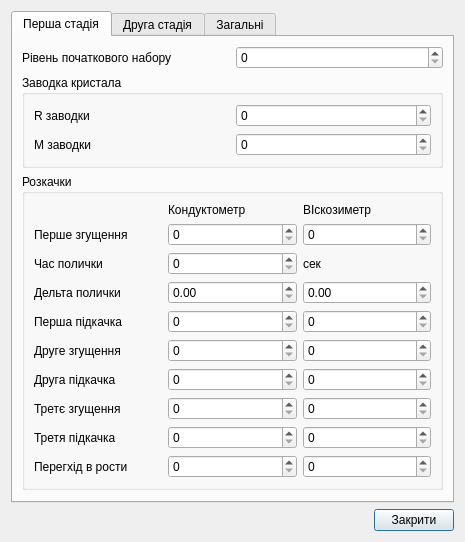
<?xml version="1.0" encoding="UTF-8"?>
<ui version="4.0">
 <class>DlgApSetup</class>
 <widget class="QDialog" name="DlgApSetup">
  <property name="geometry">
   <rect>
    <x>0</x>
    <y>0</y>
    <width>448</width>
    <height>510</height>
   </rect>
  </property>
  <property name="windowTitle">
   <string>Dialog</string>
  </property>
  <layout class="QGridLayout" name="gridLayout">
   <item row="0" column="0" colspan="2">
    <widget class="QTabWidget" name="tabWidget">
     <property name="currentIndex">
      <number>0</number>
     </property>
     <widget class="QWidget" name="tab">
      <attribute name="title">
       <string>Перша стадія</string>
      </attribute>
      <layout class="QGridLayout" name="gridLayout_2">
       <item row="0" column="0">
        <widget class="QLabel" name="label">
         <property name="text">
          <string>Рівень початкового набору</string>
         </property>
        </widget>
       </item>
       <item row="0" column="1">
        <widget class="QSpinBox" name="sb_H1">
         <property name="maximum">
          <number>100</number>
         </property>
        </widget>
       </item>
       <item row="4" column="0" colspan="2">
        <spacer name="verticalSpacer">
         <property name="orientation">
          <enum>Qt::Vertical</enum>
         </property>
         <property name="sizeHint" stdset="0">
          <size>
           <width>421</width>
           <height>1</height>
          </size>
         </property>
        </spacer>
       </item>
       <item row="1" column="0" colspan="2">
        <widget class="QGroupBox" name="groupBox">
         <property name="title">
          <string>Заводка кристала</string>
         </property>
         <layout class="QGridLayout" name="gridLayout_3">
          <item row="0" column="0">
           <widget class="QLabel" name="label_2">
            <property name="text">
             <string>R заводки</string>
            </property>
           </widget>
          </item>
          <item row="0" column="1">
           <widget class="QSpinBox" name="sb_Rzv"/>
          </item>
          <item row="1" column="0">
           <widget class="QLabel" name="label_3">
            <property name="text">
             <string>M заводки</string>
            </property>
           </widget>
          </item>
          <item row="1" column="1">
           <widget class="QSpinBox" name="sb_Mzv"/>
          </item>
         </layout>
        </widget>
       </item>
       <item row="2" column="0" colspan="2">
        <widget class="QGroupBox" name="groupBox_2">
         <property name="title">
          <string>Розкачки</string>
         </property>
         <layout class="QGridLayout" name="gridLayout_4">
          <item row="0" column="2">
           <widget class="QLabel" name="label_6">
            <property name="text">
             <string>ВІскозиметр</string>
            </property>
           </widget>
          </item>
          <item row="0" column="1">
           <widget class="QLabel" name="label_5">
            <property name="text">
             <string>Кондуктометр</string>
            </property>
           </widget>
          </item>
          <item row="1" column="0">
           <widget class="QLabel" name="label_4">
            <property name="text">
             <string>Перше згущення</string>
            </property>
           </widget>
          </item>
          <item row="1" column="1">
           <widget class="QSpinBox" name="sb_Rz1">
            <property name="maximum">
             <number>100</number>
            </property>
           </widget>
          </item>
          <item row="1" column="2">
           <widget class="QSpinBox" name="sb_Mz1">
            <property name="maximum">
             <number>100</number>
            </property>
           </widget>
          </item>
          <item row="2" column="0">
           <widget class="QLabel" name="label_7">
            <property name="text">
             <string>Час полички</string>
            </property>
           </widget>
          </item>
          <item row="2" column="1">
           <widget class="QSpinBox" name="sb_tpol">
            <property name="maximum">
             <number>100</number>
            </property>
           </widget>
          </item>
          <item row="2" column="2">
           <widget class="QLabel" name="label_8">
            <property name="text">
             <string>сек</string>
            </property>
           </widget>
          </item>
          <item row="4" column="0">
           <widget class="QLabel" name="label_9">
            <property name="text">
             <string>Перша підкачка</string>
            </property>
           </widget>
          </item>
          <item row="4" column="1">
           <widget class="QSpinBox" name="sb_Rp1">
            <property name="maximum">
             <number>100</number>
            </property>
           </widget>
          </item>
          <item row="4" column="2">
           <widget class="QSpinBox" name="sb_Mp1">
            <property name="maximum">
             <number>100</number>
            </property>
           </widget>
          </item>
          <item row="5" column="0">
           <widget class="QLabel" name="label_10">
            <property name="text">
             <string>Друге згущення</string>
            </property>
           </widget>
          </item>
          <item row="5" column="1">
           <widget class="QSpinBox" name="sb_Rz2">
            <property name="maximum">
             <number>100</number>
            </property>
           </widget>
          </item>
          <item row="5" column="2">
           <widget class="QSpinBox" name="sb_Mz2">
            <property name="maximum">
             <number>100</number>
            </property>
           </widget>
          </item>
          <item row="6" column="0">
           <widget class="QLabel" name="label_11">
            <property name="text">
             <string>Друга підкачка</string>
            </property>
           </widget>
          </item>
          <item row="6" column="1">
           <widget class="QSpinBox" name="sb_Rp2">
            <property name="maximum">
             <number>100</number>
            </property>
           </widget>
          </item>
          <item row="6" column="2">
           <widget class="QSpinBox" name="sb_Mp2">
            <property name="maximum">
             <number>100</number>
            </property>
           </widget>
          </item>
          <item row="7" column="0">
           <widget class="QLabel" name="label_12">
            <property name="text">
             <string>Третє згущення</string>
            </property>
           </widget>
          </item>
          <item row="7" column="1">
           <widget class="QSpinBox" name="sb_Rz3">
            <property name="maximum">
             <number>100</number>
            </property>
           </widget>
          </item>
          <item row="7" column="2">
           <widget class="QSpinBox" name="sb_Mz3">
            <property name="maximum">
             <number>100</number>
            </property>
           </widget>
          </item>
          <item row="8" column="0">
           <widget class="QLabel" name="label_13">
            <property name="text">
             <string>Третя підкачка</string>
            </property>
           </widget>
          </item>
          <item row="8" column="1">
           <widget class="QSpinBox" name="sb_Rp3">
            <property name="maximum">
             <number>100</number>
            </property>
           </widget>
          </item>
          <item row="8" column="2">
           <widget class="QSpinBox" name="sb_Mp3">
            <property name="maximum">
             <number>100</number>
            </property>
           </widget>
          </item>
          <item row="9" column="0">
           <widget class="QLabel" name="label_14">
            <property name="text">
             <string>Перегхід в рости</string>
            </property>
           </widget>
          </item>
          <item row="9" column="1">
           <widget class="QSpinBox" name="sb_Rr10">
            <property name="maximum">
             <number>100</number>
            </property>
           </widget>
          </item>
          <item row="9" column="2">
           <widget class="QSpinBox" name="sb_Mr10">
            <property name="maximum">
             <number>100</number>
            </property>
           </widget>
          </item>
          <item row="3" column="0">
           <widget class="QLabel" name="label_15">
            <property name="text">
             <string>Дельта полички</string>
            </property>
           </widget>
          </item>
          <item row="3" column="1">
           <widget class="QDoubleSpinBox" name="sb_dRPol">
            <property name="maximum">
             <double>100.000000000000000</double>
            </property>
           </widget>
          </item>
          <item row="3" column="2">
           <widget class="QDoubleSpinBox" name="sb_dMPol">
            <property name="maximum">
             <double>100.000000000000000</double>
            </property>
           </widget>
          </item>
         </layout>
        </widget>
       </item>
      </layout>
     </widget>
     <widget class="QWidget" name="tab_2">
      <attribute name="title">
       <string>Друга стадія</string>
      </attribute>
      <layout class="QVBoxLayout" name="verticalLayout">
       <item>
        <widget class="QGroupBox" name="groupBox_3">
         <property name="title">
          <string>Точки закінчення ростів</string>
         </property>
         <layout class="QGridLayout" name="gridLayout_5">
          <item row="0" column="0">
           <widget class="QLabel" name="label_16">
            <property name="text">
             <string>Параметр</string>
            </property>
           </widget>
          </item>
          <item row="0" column="1">
           <widget class="QLabel" name="label_17">
            <property name="text">
             <string>Рівень</string>
            </property>
           </widget>
          </item>
          <item row="0" column="3" colspan="2">
           <widget class="QLabel" name="label_18">
            <property name="text">
             <string>Кондуктометр</string>
            </property>
           </widget>
          </item>
          <item row="0" column="6" colspan="2">
           <widget class="QLabel" name="label_19">
            <property name="text">
             <string>Віскозиметр</string>
            </property>
           </widget>
          </item>
          <item row="1" column="0">
           <widget class="QLabel" name="label_20">
            <property name="text">
             <string>Ріст 1</string>
            </property>
           </widget>
          </item>
          <item row="2" column="0">
           <widget class="QLabel" name="label_21">
            <property name="text">
             <string>Ріст 2</string>
            </property>
           </widget>
          </item>
          <item row="3" column="0">
           <widget class="QLabel" name="label_22">
            <property name="text">
             <string>Ріст 3</string>
            </property>
           </widget>
          </item>
          <item row="4" column="0">
           <widget class="QLabel" name="label_23">
            <property name="text">
             <string>Ріст 4</string>
            </property>
           </widget>
          </item>
          <item row="5" column="0">
           <widget class="QLabel" name="label_24">
            <property name="text">
             <string>Уварювання</string>
            </property>
           </widget>
          </item>
          <item row="1" column="1">
           <widget class="QSpinBox" name="sb_Hr1">
            <property name="maximum">
             <number>100</number>
            </property>
           </widget>
          </item>
          <item row="2" column="1">
           <widget class="QSpinBox" name="sb_Hr2">
            <property name="maximum">
             <number>100</number>
            </property>
           </widget>
          </item>
          <item row="3" column="1">
           <widget class="QSpinBox" name="sb_Hr3">
            <property name="maximum">
             <number>100</number>
            </property>
           </widget>
          </item>
          <item row="4" column="1">
           <widget class="QSpinBox" name="sb_Hr4">
            <property name="maximum">
             <number>100</number>
            </property>
           </widget>
          </item>
          <item row="1" column="3">
           <widget class="QSpinBox" name="sb_Rr1">
            <property name="maximum">
             <number>100</number>
            </property>
           </widget>
          </item>
          <item row="1" column="6">
           <widget class="QSpinBox" name="sb_Mr1">
            <property name="maximum">
             <number>100</number>
            </property>
           </widget>
          </item>
          <item row="1" column="4">
           <widget class="QDoubleSpinBox" name="sb_dRr1">
            <property name="decimals">
             <number>1</number>
            </property>
            <property name="maximum">
             <double>20.000000000000000</double>
            </property>
           </widget>
          </item>
          <item row="1" column="7">
           <widget class="QDoubleSpinBox" name="sb_dMr1">
            <property name="decimals">
             <number>1</number>
            </property>
            <property name="maximum">
             <double>20.000000000000000</double>
            </property>
           </widget>
          </item>
          <item row="2" column="3">
           <widget class="QSpinBox" name="sb_Rr2">
            <property name="maximum">
             <number>100</number>
            </property>
           </widget>
          </item>
          <item row="3" column="3">
           <widget class="QSpinBox" name="sb_Rr3">
            <property name="maximum">
             <number>100</number>
            </property>
           </widget>
          </item>
          <item row="4" column="3">
           <widget class="QSpinBox" name="sb_Rr4">
            <property name="maximum">
             <number>100</number>
            </property>
           </widget>
          </item>
          <item row="2" column="4">
           <widget class="QDoubleSpinBox" name="sb_dRr2">
            <property name="decimals">
             <number>1</number>
            </property>
            <property name="maximum">
             <double>20.000000000000000</double>
            </property>
           </widget>
          </item>
          <item row="3" column="4">
           <widget class="QDoubleSpinBox" name="sb_dRr3">
            <property name="decimals">
             <number>1</number>
            </property>
            <property name="maximum">
             <double>20.000000000000000</double>
            </property>
           </widget>
          </item>
          <item row="4" column="4">
           <widget class="QDoubleSpinBox" name="sb_dRr4">
            <property name="decimals">
             <number>1</number>
            </property>
            <property name="maximum">
             <double>20.000000000000000</double>
            </property>
           </widget>
          </item>
          <item row="2" column="6">
           <widget class="QSpinBox" name="sb_Mr2">
            <property name="maximum">
             <number>100</number>
            </property>
           </widget>
          </item>
          <item row="3" column="6">
           <widget class="QSpinBox" name="sb_Mr3">
            <property name="maximum">
             <number>100</number>
            </property>
           </widget>
          </item>
          <item row="4" column="6">
           <widget class="QSpinBox" name="sb_Mr4">
            <property name="maximum">
             <number>100</number>
            </property>
           </widget>
          </item>
          <item row="2" column="7">
           <widget class="QDoubleSpinBox" name="sb_dMr2">
            <property name="decimals">
             <number>1</number>
            </property>
            <property name="maximum">
             <double>20.000000000000000</double>
            </property>
           </widget>
          </item>
          <item row="3" column="7">
           <widget class="QDoubleSpinBox" name="sb_dMr3">
            <property name="decimals">
             <number>1</number>
            </property>
            <property name="maximum">
             <double>20.000000000000000</double>
            </property>
           </widget>
          </item>
          <item row="4" column="7">
           <widget class="QDoubleSpinBox" name="sb_dMr4">
            <property name="decimals">
             <number>1</number>
            </property>
            <property name="maximum">
             <double>20.000000000000000</double>
            </property>
           </widget>
          </item>
          <item row="5" column="3">
           <widget class="QSpinBox" name="sb_Ru">
            <property name="maximum">
             <number>100</number>
            </property>
           </widget>
          </item>
          <item row="5" column="6">
           <widget class="QSpinBox" name="sb_Mu">
            <property name="maximum">
             <number>100</number>
            </property>
           </widget>
          </item>
          <item row="0" column="2" rowspan="6">
           <widget class="Line" name="line">
            <property name="orientation">
             <enum>Qt::Vertical</enum>
            </property>
           </widget>
          </item>
          <item row="0" column="5" rowspan="6">
           <widget class="Line" name="line_2">
            <property name="orientation">
             <enum>Qt::Vertical</enum>
            </property>
           </widget>
          </item>
         </layout>
        </widget>
       </item>
       <item>
        <widget class="QGroupBox" name="groupBox_4">
         <property name="title">
          <string>Регулятор управління ростами</string>
         </property>
         <layout class="QGridLayout" name="gridLayout_6">
          <item row="0" column="0">
           <widget class="QLabel" name="label_25">
            <property name="text">
             <string>Кпр</string>
            </property>
           </widget>
          </item>
          <item row="1" column="0">
           <widget class="QLabel" name="label_26">
            <property name="text">
             <string>Ті</string>
            </property>
           </widget>
          </item>
          <item row="2" column="0">
           <widget class="QLabel" name="label_27">
            <property name="text">
             <string>Тд</string>
            </property>
           </widget>
          </item>
          <item row="0" column="1">
           <widget class="QDoubleSpinBox" name="sb_Kpr"/>
          </item>
          <item row="1" column="1">
           <widget class="QDoubleSpinBox" name="sb_Ti"/>
          </item>
          <item row="2" column="1">
           <widget class="QDoubleSpinBox" name="sb_Td"/>
          </item>
          <item row="3" column="1">
           <widget class="QComboBox" name="bx_mode">
            <item>
             <property name="text">
              <string>ПІД-регулятор</string>
             </property>
            </item>
            <item>
             <property name="text">
              <string>Гістерезис</string>
             </property>
            </item>
           </widget>
          </item>
          <item row="3" column="0">
           <widget class="QLabel" name="label_28">
            <property name="text">
             <string>Алгоритм управління</string>
            </property>
           </widget>
          </item>
         </layout>
        </widget>
       </item>
       <item>
        <spacer name="verticalSpacer_2">
         <property name="orientation">
          <enum>Qt::Vertical</enum>
         </property>
         <property name="sizeHint" stdset="0">
          <size>
           <width>20</width>
           <height>85</height>
          </size>
         </property>
        </spacer>
       </item>
      </layout>
     </widget>
     <widget class="QWidget" name="tab_3">
      <attribute name="title">
       <string>Загальні</string>
      </attribute>
      <layout class="QVBoxLayout" name="verticalLayout_3">
       <item>
        <widget class="QGroupBox" name="groupBox_5">
         <property name="title">
          <string>Вибір параметру управління</string>
         </property>
         <layout class="QVBoxLayout" name="verticalLayout_2">
          <item>
           <widget class="QRadioButton" name="rb_rej_0">
            <property name="text">
             <string>Автоматично</string>
            </property>
           </widget>
          </item>
          <item>
           <widget class="QRadioButton" name="rb_rej_1">
            <property name="text">
             <string>Кондуктометр</string>
            </property>
           </widget>
          </item>
          <item>
           <widget class="QRadioButton" name="rb_rej_2">
            <property name="text">
             <string>Віскозиметр</string>
            </property>
           </widget>
          </item>
         </layout>
        </widget>
       </item>
       <item>
        <widget class="QGroupBox" name="groupBox_6">
         <property name="title">
          <string>Аварійня сигналізація</string>
         </property>
         <layout class="QGridLayout" name="gridLayout_7">
          <item row="0" column="0">
           <widget class="QLabel" name="label_29">
            <property name="text">
             <string>Мін. розрідження</string>
            </property>
           </widget>
          </item>
          <item row="1" column="0">
           <widget class="QLabel" name="label_30">
            <property name="text">
             <string>Мін. кондуктометр</string>
            </property>
           </widget>
          </item>
          <item row="2" column="0">
           <widget class="QLabel" name="label_31">
            <property name="text">
             <string>Мін. віскозиметр</string>
            </property>
           </widget>
          </item>
          <item row="0" column="1">
           <widget class="QSpinBox" name="sb_Pmin"/>
          </item>
          <item row="1" column="1">
           <widget class="QSpinBox" name="sb_Rmin"/>
          </item>
          <item row="2" column="1">
           <widget class="QSpinBox" name="sb_Mmin"/>
          </item>
         </layout>
        </widget>
       </item>
       <item>
        <spacer name="verticalSpacer_3">
         <property name="orientation">
          <enum>Qt::Vertical</enum>
         </property>
         <property name="sizeHint" stdset="0">
          <size>
           <width>20</width>
           <height>196</height>
          </size>
         </property>
        </spacer>
       </item>
      </layout>
     </widget>
    </widget>
   </item>
   <item row="1" column="0">
    <spacer name="horizontalSpacer">
     <property name="orientation">
      <enum>Qt::Horizontal</enum>
     </property>
     <property name="sizeHint" stdset="0">
      <size>
       <width>351</width>
       <height>20</height>
      </size>
     </property>
    </spacer>
   </item>
   <item row="1" column="1">
    <widget class="QPushButton" name="bnExit">
     <property name="text">
      <string>Закрити</string>
     </property>
    </widget>
   </item>
  </layout>
 </widget>
 <resources/>
 <connections>
  <connection>
   <sender>bnExit</sender>
   <signal>clicked()</signal>
   <receiver>DlgApSetup</receiver>
   <slot>accept()</slot>
   <hints>
    <hint type="sourcelabel">
     <x>402</x>
     <y>494</y>
    </hint>
    <hint type="destinationlabel">
     <x>223</x>
     <y>254</y>
    </hint>
   </hints>
  </connection>
 </connections>
</ui>
